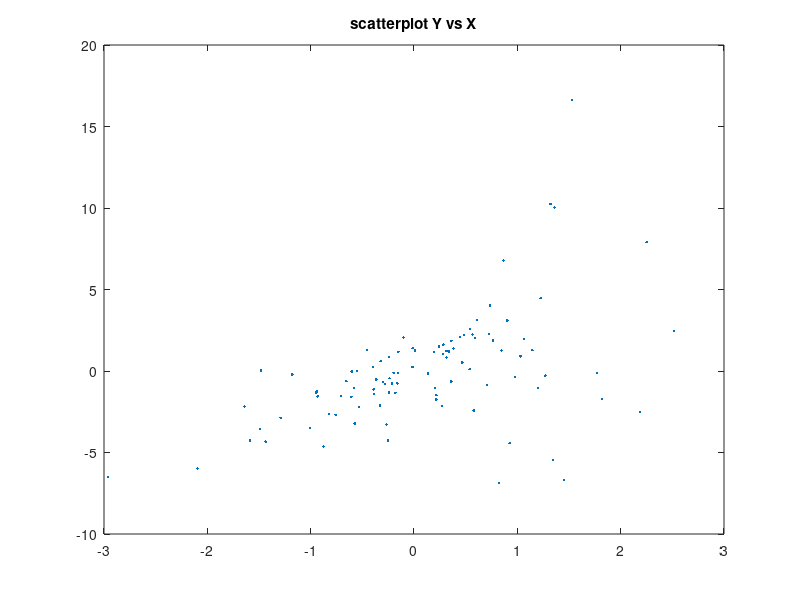

Here is the MATLAB script that generated this plot: (Note: this script raises an error after producing the figure.)
clear all; close all; clc

%simulate data and run regular OLS
T = 100;
x = randn(T,1);
eps_raw = trnd(10,T-1,1);
y = 2*x + [eps_raw;0] + exp(x).*[0;eps_raw];
figure;plot(x,y, '.'); title('scatterplot Y vs X')
OLS_results = regstats(y,x);

%just evaluate our J function at some parameters,
%make sure it's working
testparams = [0;1];
Jstat_test = OLS_J(testparams, [y,x], eye(2))


%define function call that only takes params
%using the identity weighting matrix
OLS_J1 = @(param_vec) OLS_J(param_vec, [y,x], eye(2));
Jstat_test2 = OLS_J1([0;1])


%okay, time to search for best params
%initial grid search
bestgridJ = 1e10; bestgridtheta = [NaN; NaN];
for gridalpha = -10:1:10
    for gridbeta = -10:1:10
        Jstat = OLS_J1([gridalpha;gridbeta]);
        if Jstat < bestgridJ
            bestgridJ = Jstat;
            bestgridtheta = [gridalpha;gridbeta];
        end
    end %i
end %j

%do a proper search starting from best grid point
theta_hat = fminunc(OLS_J1, bestgridtheta);
disp('OLS coeffs   1st stage coeffs')
disp([OLS_results.beta, theta_hat]);


%%%%%%%%%%%%%%
%second stage
%%%%%%%%%%%%%%
%Evaluate model at first stage thetahat
[Jstat, g_t, g_T] = OLS_J1(theta_hat);

%look at the errors
figure; plot(g_t); title('Time series of the moments g_t')
figure; plot(g_t(1:end-1,1),g_t(2:end,1),'+'); title('g1_t vs g1_{t-1}')
figure; plot(g_t(1:end-1,2),g_t(2:end,2),'o'); title('g2_t vs g2_{t-1}')

%estimate Acovg
Acovg = g_t.'*g_t/T;
num_lags = 1;
for n = 1:num_lags
    NWweight = 1 - n/(num_lags+1);
    lag_cov = g_t(1+n:end,:).'*g_t(1:end-n,:)/T;
    Acovg = Acovg + NWweight*(lag_cov+lag_cov');
end

%optimal weight matrix, and function call that uses that
W2 = inv(Acovg);
OLS_J2 = @(param_vec) OLS_J(param_vec, [y,x], W2);

%2nd stage estimate, efficient under heteroskedasticity and autocorrelation
theta_hat2 = fminunc(OLS_J2, theta_hat);

disp('OLS coeffs   2nd stage coeffs')
disp([OLS_results.beta, theta_hat2]);

%standard errors, robust to heteroskedasticity and autocorrelatoin
%for this we need gprime the change in g_T w.r.t. theta
%delta method, or "standard errors for anything"...

stepsize = 1e-10;
[ans, ans, g_T] = OLS_J2(theta_hat2);
for i = 1:2
    theta_hat2_fd = theta_hat2;
    theta_hat2_fd(i) = theta_hat2(i)+stepsize;
    [ans, ans, g_T_fd] = OLS_J2(theta_hat2_fd);
    dgT(:,i) = (g_T_fd - g_T)'/stepsize;
end

thetahat2_SE = sqrt(diag(inv(dgT'*W2*dgT))/T);

%compare GMM vs OLS standard errors
disp('OLS SEs   GMM SEs')
disp([OLS_results.tstat.se thetahat2_SE]);


